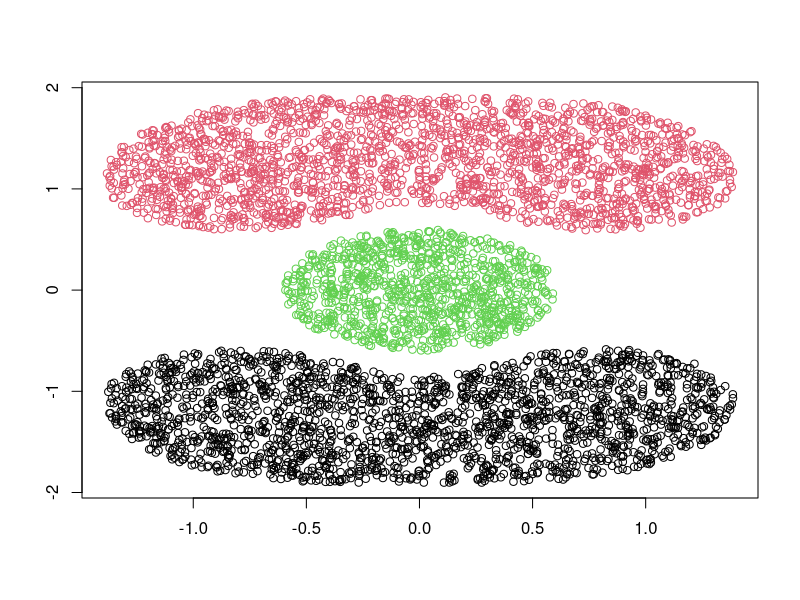

Write R code to recreate this figure.
library(mlbench)


### Name: mlbench.cassini
### Title: Cassini: A 2 Dimensional Problem
### Aliases: mlbench.cassini
### Keywords: datagen

### ** Examples

p <- mlbench.cassini(5000)
plot(p)
